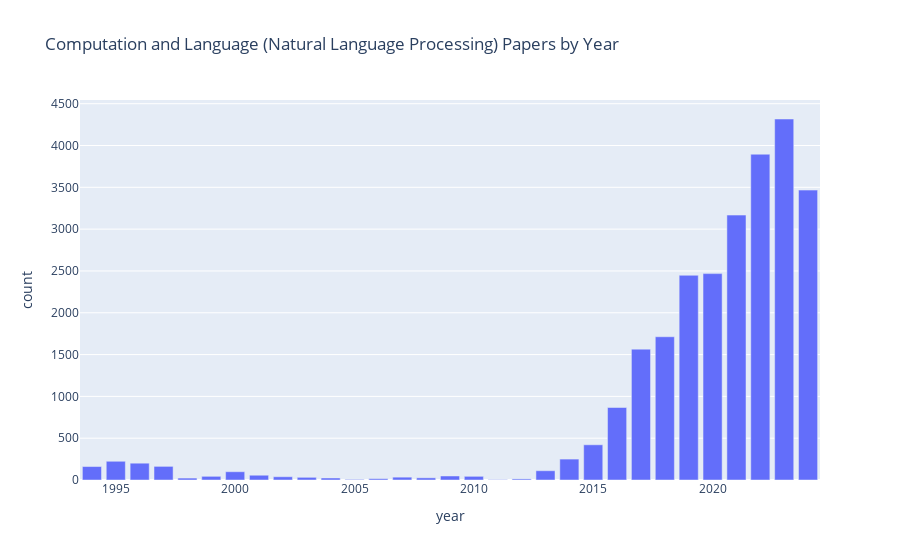

The notebook cell this image was saved under:
### Markdown cell above
### Bar plots for individual computational topics

### Code cell
top = 'Computation and Language (Natural Language Processing)'
px.bar(cat_year_num.query("category == @top"), x = 'year', y = 'count', title= top + " Papers by Year", color_discrete_sequence=[color_dict[top]])

### Figure 1 — Plotly figure (JSON) as saved in the notebook; plotly's stock layout.template omitted (floating-point values rounded to 4 significant figures)
{"data": [{"hovertemplate": "year=%{x}<br>count=%{y}<extra></extra>", "legendgroup": "", "marker": {"color": "#636EFA", "pattern": {"shape": ""}}, "name": "", "orientation": "v", "showlegend": false, "textposition": "auto", "type": "bar", "x": [1994, 1995, 1996, 1997, 1998, 1999, 2000, 2001, 2002, 2003, 2004, 2005, 2006, 2007, 2008, 2009, 2010, 2011, 2012, 2013, 2014, 2015, 2016, 2017, 2018, 2019, 2020, 2021, 2022, 2023, 2024], "xaxis": "x", "y": [161, 224, 201, 163, 23, 44, 99, 57, 39, 32, 24, 7, 16, 34, 26, 48, 44, 4, 13, 111, 250, 421, 867, 1565, 1713, 2448, 2468, 3168, 3896, 4317, 3467], "yaxis": "y"}], "layout": {"barmode": "relative", "legend": {"tracegroupgap": 0}, "title": {"text": "Computation and Language (Natural Language Processing) Papers by Year"}, "xaxis": {"anchor": "y", "domain": [0, 1], "title": {"text": "year"}}, "yaxis": {"anchor": "x", "domain": [0, 1], "title": {"text": "count"}}}}
